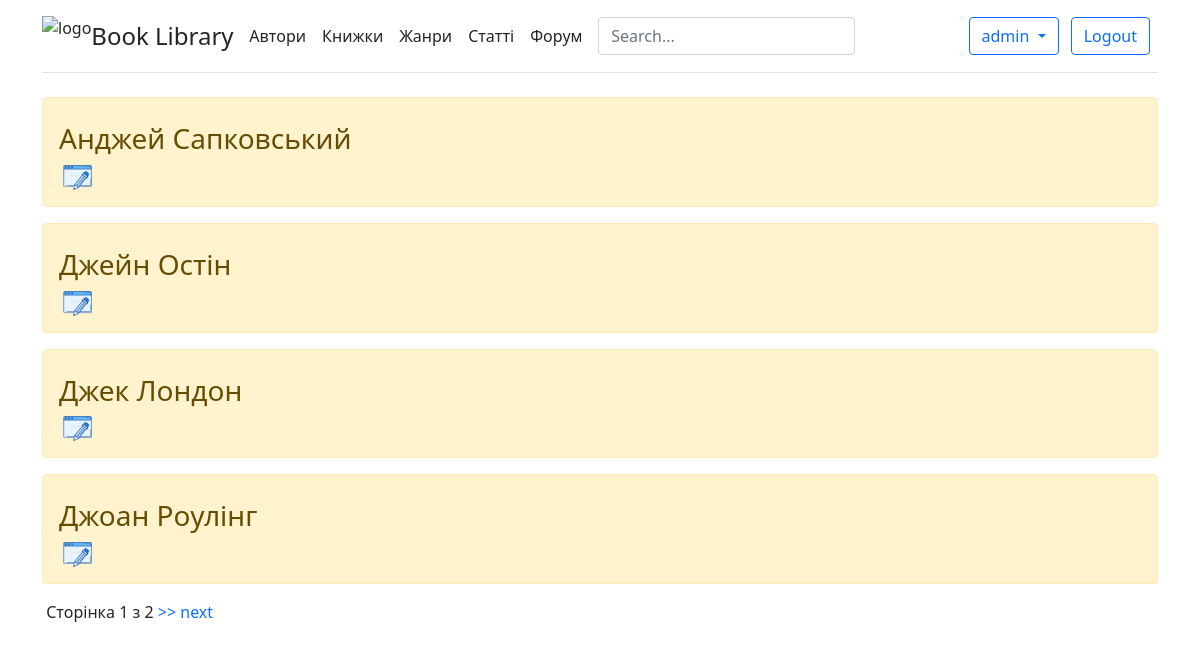
Page /books/authors (signed in) on the committed database.
### app_books/models.py (models this page shows, shortened)
class Authors(models.Model):
    name = models.CharField(verbose_name='Ім`я', max_length=50)
    surname = models.CharField(verbose_name='Призвіще', max_length=50)
    biography = models.TextField(verbose_name='Біографія', blank=True)
    creator = models.ForeignKey(User, verbose_name="Створювач", null=False, on_delete=models.CASCADE, default=None)
    img = models.FileField(verbose_name='Фото автора',
                           default=None,
                           upload_to="author_images/%Y/%m/%d/",
                           validators=[validate_file_extension])
    class Meta:
        verbose_name = 'Автор'
        verbose_name_plural = 'Автори'

### app_books/views.py (the view)
# urls.py: path('authors', views.index_authors, name='authors'),
def index_authors(request):
    contact_list = Authors.objects.order_by('name', 'surname').all()
    authors = mk_paginator(request, contact_list, BOOKS_PER_PAGE)
    return render(request, 'app_books/author/all_authors.html', {'authors': authors})

### app_books/views.py (called while the page is built)
def mk_paginator(request, items, num_items):
    paginator = Paginator(items, num_items)
    try:
        page = int(request.GET.get("page", '1'))
    except ValueError:
        page = 1
    try:
        items = paginator.page(page)
    except (InvalidPage, EmptyPage):
        items = paginator.page(paginator.num_pages)
    return items

### app_books/templates/app_books/author/all_authors.html (shortened to what this page needs)
{% extends 'base.html' %}
{% block content %}
    {% if authors %}
        {% for author in authors %}
            <div class="alert alert-warning">
                <a href="{% url 'author-detail' author.id %}">
                    <div class=" alert-warning mt-2">
                        <h3>{{ author.name }} {{ author.surname }}</h3>
                    </div>
                </a>
                {% if  request.user.id == author.creator.id %}
                    <a href="{% url 'author-update' author.id %}"><img src="/static/img/update.png" alt=""
                                                                    style="height: 25px"></a>
                {% endif %}
            </div>
        {% endfor %}
    {% else %}
        <p>У бд немає записів</p>
    {% endif %}
    {% if authors.object_list and authors.paginator.num_pages > 1 %}
    <div class="pagination">
        <span class="step-links">
            <span class="current">
                &nbsp;Сторінка {{ authors.number }} з {{ authors.paginator.num_pages }}
            </span>
            {% if authors.has_next %}
                <a href="?page={{ authors.next_page_number }}"> &gt;&gt; next</a>
            {% endif %}
        </span>
    </div>
    {% endif %}
{% endblock %}

### templates/base.html (shortened to what this page needs)
{% load static %}
<!DOCTYPE html>
<html lang="en">
<head>
    <link rel="stylesheet" href="https://cdn.jsdelivr.net/npm/bootstrap@5.1.3/dist/css/bootstrap.min.css">
    <link href="https://cdn.jsdelivr.net/npm/bootstrap@5.1.3/dist/css/bootstrap.min.css" rel="stylesheet">
    <link rel="stylesheet" href="{% static 'css/style.css' %}" type="text/css">
</head>
<body>
<div class="container">
    <header class="d-flex flex-wrap align-items-center justify-content-center justify-content-md-between py-3 mb-4 border-bottom">
        <a href="/" class="d-flex align-items-center text-dark text-decoration-none">
            <img src="{% static 'img/logo.png' %}" alt="logo" style="height: 40px">
            <span class="fs-4">Book Library</span>
        </a>
        <ul class="nav col-12 col-md-auto mb-2 justify-content-center mb-md-0">
            <li><a href="{% url 'authors' %}" class="nav-link px-2 link-dark">Автори</a></li>
            <li><a href="{% url 'books' %}" class="nav-link px-2 link-dark">Книжки</a></li>
            <li><a href="{% url 'genres' %}" class="nav-link px-2 link-dark">Жанри</a></li>
            <li><a href="{% url 'articles' %}" class="nav-link px-2 link-dark">Статті</a></li>
            <li><a href="{% url 'forum-index' %}" class="nav-link px-2 link-dark">Форум</a></li>
        </ul>
        <form class="col-12 col-lg-auto mb-3 mb-lg-0 me-lg-3" action="{% url 'search' %}" method="get">
            <input name="q" type="text" class="form-control" placeholder="Search..." aria-label="Search">
        </form>
        <div class="col-md-3 text-end">
            {% if request.user.is_authenticated %}
                <button type="button" class="btn btn-outline-primary me-2 dropdown-toggle" data-bs-toggle="dropdown">
                    {{ request.user.username }}
                </button>
                <a type="button" class="btn btn-outline-primary me-2" href="{% url 'logout' %}">Logout</a>
            {% else %}
                <a type="button" class="btn btn-outline-primary me-2" href="{% url 'login' %}">Login</a>
                <a type="button" class="btn btn-primary" href="{% url 'register' %}">Sign-up</a>
            {% endif %}
        </div>
    </header>
</div>
<div class="container">{% block content %}{% endblock %}</div>
</body>
</html>

### static/css/style.css (style rules this page uses)
a { text-decoration: none; }
img { max-width: 600px; height: auto; }

### rows in the picture
Authors: name "Анджей", surname "Сапковський"
Authors: name "Джейн", surname "Остін"
Authors: name "Джек", surname "Лондон"
Authors: name "Джоан", surname "Роулінг"

### other values in the picture
{{ request.user.username }} "admin"
{{ authors.number }} "1"
{{ authors.paginator.num_pages }} "2"
